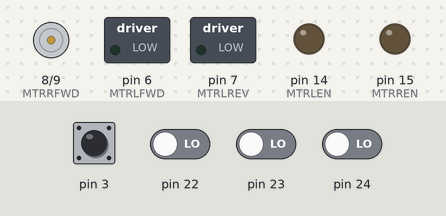
The sketch below on a simulated Arduino Mega 2560, built with avr-gcc and run on an emulated ATmega2560. Shown: motor-driver pin pairs drawn as motors (green arrow = first pin HIGH = forward, orange = second pin HIGH = backward, longer = more drive), switched loads named in the sketch (green lamp = pin HIGH), output pins drawn as LEDs (lit = HIGH). The inputs (shaded band) are chosen by the test bench; at power-on: pin 3, pin 22–24 LOW.

Above: at 1.2 s.
1.3 s: pin 3 driven HIGH
At 1.9 s:
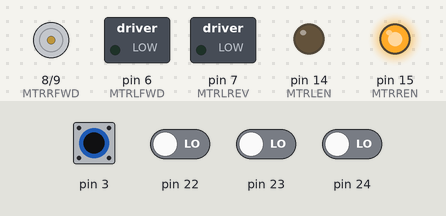
2.8 s: pin 3 pulsed LOW 5 times (0.12 s each, 0.3 s apart)
Timing chart, 0 to 5.8 s (numbered marks = the images above; inputs shaded):
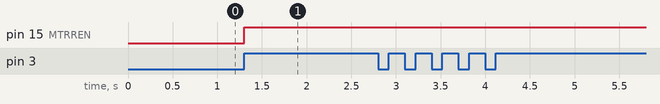

Measured:
- after the input at 1.3 s, pin 15 (MTRREN): LOW → HIGH at once

The sketch:

swarmbot.ino
```cpp
#include <TimerOne.h>

// Motor constants

// THESE ONES ARE PINS
#define MTRLFWD 6
#define MTRLREV 7
#define MTRRFWD 8
#define MTRRREV 9
#define MTRLEN 14
#define MTRREN 15

// JUST CONSTANTS
#define STOPPED 0
#define FORWARD 1
#define ROTATEL 2
#define ROTATER 3
#define FSWINGR 4 // forward swing right
#define FSWINGL 5
#define RSWINGR 6 // reverse swing right
#define RSWINGL 7
#define REVERSE 8

#define SLOW 60
#define MEDIUM 125
#define FAST 255

// Color Sensor Constants
//Pins
//#define REDLED 6
//#define BLUELED 7

#define LIGHTSENSOR A0

//States
#define BLUESTATE 0
#define REDSTATE 1

#define DARK_THRESHOLD 200

#define DARK 0
#define RED 1
#define BLUE 2

// State Constants
#define COUNTER_LENGTH 10
#define MAX_RUNTIME 5000
//Movement Types
#define STRAIGHT 1
#define RIGHT 2
#define LEFT 3
#define HALT 6

// Collision Pads
#define PAD1 22
#define PAD2 23
#define PAD3 24
#define PAD4 25


// Color variables
int colorState;
int currentColorMeasurement, lastColorMeasurement;
int blueValue, redValue;
int lastColorReturned;

// State variables
int counter;
int state;

// Motor Functions
void setMotors(int,int);

// Color Sensor Functions
int colorValue();
void colorMeasure();

// State functions
void move(int state);
int checkstate(int state);

// Collision variables
int collisionTimer;
int collisonTimeout;
int collisionState;


void setup() {
 //motor setup
 pinMode(MTRLFWD,OUTPUT);
 pinMode(MTRRFWD,OUTPUT);
 pinMode(MTRLREV,OUTPUT);
 pinMode(MTRRREV,OUTPUT);
 pinMode(MTRLEN,OUTPUT);
 pinMode(MTRREN,OUTPUT);
 digitalWrite(MTRLEN, LOW);
 digitalWrite(MTRREN, LOW);

 //Color Sensor Setup
 //pinMode(REDLED,OUTPUT);
 //pinMode(BLUELED,OUTPUT);

 //digitalWrite(REDLED, HIGH);
 //digitalWrite(BLUELED,LOW);

 //colorState = REDSTATE;

 //lastColorMeasurement = DARK;
 //lastColorReturned = DARK;

 //Interrupt Setup
 //Timer1.initialize(15000); //25 milliseconds
 //Timer1.attachInterrupt(colorMeasure);
 state = FORWARD;

 // Collision setup
 attachInterrupt(1,collision, RISING);
 collisionTimer = 0;
 collisonTimeout = 0;
}

void loop() {
 // While not in the halting state, update the state with the sensors
 // then move according to state
 //int color = colorValue();
 if (millis() > MAX_RUNTIME)
   state = HALT;
 switch (state) {
   // case FORWARD:
   //   setMotors(FORWARD,SLOW);
   //   if (color == BLUE) {
   //     state = RIGHT;
   //   }
   //   break;
   // case RIGHT:
   //   setMotors(FSWINGR,SLOW);
   //   if (color == DARK) {
   //     state = LEFT;
   //   }
   //   break;
   // case LEFT:
   //   setMotors(FSWINGL,SLOW);
   //   if (color == BLUE) {
   //     state = RIGHT;
   //   }
   //   break;
   default:
     setMotors(STOPPED,SLOW);
     break;
 }
 //State Architecture
 /*
 while (state != HALT){
   state = checkstate(state);
   move(state);
 }
 */


 /*
 //Challenge 1
 setMotors(FORWARD,MEDIUM);
 while (colorValue() != RED);
 setMotors(REVERSE,MEDIUM);
 delay(1000);
 setMotors(STOPPED,FAST);
 while(1);

 */
 /*
 //Challenge 2
 if (colorValue() == RED)
   setMotors(FORWARD,SLOW);
 else if (colorValue() == BLUE)
   setMOtors(STOPPED,SLOW);
 */

}

// Take color measurement
// void colorMeasure() {
//  if (colorState == BLUESTATE) {
//    lastColorMeasurement = currentColorMeasurement;
//    blueValue = analogRead(LIGHTSENSOR);
//    //Serial.print("Blue Reading: ");
//    //Serial.print(blueValue);
//    //Serial.println("");
//    if (blueValue < DARK_THRESHOLD && redValue < DARK_THRESHOLD) {
//      currentColorMeasurement = DARK;
//    } else if (blueValue <  redValue) {
//      currentColorMeasurement = RED;
//    } else {
//      currentColorMeasurement = BLUE;
//    }
//    digitalWrite(REDLED,HIGH);
//    digitalWrite(BLUELED,LOW);
//    colorState = REDSTATE;
//  } else {
//    redValue = analogRead(LIGHTSENSOR);
//    digitalWrite(REDLED,LOW);
//    digitalWrite(BLUELED,HIGH);

//    colorState = BLUESTATE;
//    lastColorReturned = DARK;
//  }
// }

// // Return the current color seen by the sensor
// int colorValue() {
//  if (lastColorMeasurement != currentColorMeasurement) {
//    return lastColorReturned;
//  } else if (currentColorMeasurement == RED) {
//    return (lastColorReturned = RED);
//  } else if (currentColorMeasurement == BLUE) {
//    return (lastColorReturned = BLUE);
//  } else {
//    return (currentColorMeasurement = DARK);
//  }
// }

// Set direction, velocity
void setMotors(int i, int v) {
 switch(i) {
   case FORWARD:
     analogWrite(MTRLFWD,v);
     analogWrite(MTRLREV,0);
     analogWrite(MTRRFWD,v);
     analogWrite(MTRRREV,0);
     digitalWrite(MTRREN,HIGH);
     digitalWrite(MTRLEN,HIGH);
     break;
   case ROTATEL:
     analogWrite(MTRLFWD,0);
     analogWrite(MTRLREV,v);
     analogWrite(MTRRFWD,v);
     analogWrite(MTRRREV,0);
     digitalWrite(MTRREN,HIGH);
     digitalWrite(MTRLEN,HIGH);
     break;
   case ROTATER:
     analogWrite(MTRLFWD,v);
     analogWrite(MTRLREV,0);
     analogWrite(MTRRFWD,0);
     analogWrite(MTRRREV,v);
     digitalWrite(MTRREN,HIGH);
     digitalWrite(MTRLEN,HIGH);
     break;
   case FSWINGL:
     analogWrite(MTRLFWD,0);
     analogWrite(MTRLREV,0);
     analogWrite(MTRRFWD,v);
     analogWrite(MTRRREV,0);
     digitalWrite(MTRREN,HIGH);
     digitalWrite(MTRLEN,HIGH);
     break;
   case FSWINGR:
     analogWrite(MTRLFWD,v);
     analogWrite(MTRLREV,0);
     analogWrite(MTRRFWD,0);
     analogWrite(MTRRREV,0);
     digitalWrite(MTRREN,HIGH);
     digitalWrite(MTRLEN,HIGH);
     break;
   case RSWINGL:
     analogWrite(MTRLFWD,0);
     analogWrite(MTRLREV,v);
     analogWrite(MTRRFWD,0);
     analogWrite(MTRRREV,0);
     digitalWrite(MTRREN,HIGH);
     digitalWrite(MTRLEN,HIGH);
     break;
   case RSWINGR:
     analogWrite(MTRLFWD,0);
     analogWrite(MTRLREV,0);
     analogWrite(MTRRFWD,0);
     analogWrite(MTRRREV,v);
     digitalWrite(MTRREN,HIGH);
     digitalWrite(MTRLEN,HIGH);
     break;
   case REVERSE:
     analogWrite(MTRLFWD,0);
     analogWrite(MTRLREV,v);
     analogWrite(MTRRFWD,0);
     analogWrite(MTRRREV,v);
     digitalWrite(MTRREN,HIGH);
     digitalWrite(MTRLEN,HIGH);
     break;
   default: //includes "STOP" case
     analogWrite(MTRLFWD,0);
     analogWrite(MTRLREV,0);
     analogWrite(MTRRFWD,0);
     analogWrite(MTRRREV,0);
     digitalWrite(MTRLEN,LOW);
     digitalWrite(MTRLEN,LOW);
     break;
 }
}
/*
// Updates the state of the machine according to the color sensor
int checkstate(int state){
 switch (state){
   // I SEE NOTHING->hunting for colors
   case HUNTING: //1
     if(colorValue() == RED){
       counter = 0;
       state = 2;
     } else if(colorValue() == BLUE){
       state = 3;
     } else{
       state = 1;
     }
     break;
   // TURN RIGHT THEN HALT
   case FOUND_RED: //2
     if(counter < COUNTER_LENGTH){
       state = 2;
       counter++;
     }else{
       state = HALT;
     }
     break;

   // FOUND BLUE
   case FOUND_BLUE: //3
     if(colorValue() == BLUE){
       state = 3;
     } else if(colorValue() == RED){
       counter = 0;
       state = 2;
     } else {
       counter = 0;
       state = 4;
     }

   // JUST LOST BLUE, TURNING LEFT
   case 4:
     if(colorValue() == BLUE){
       state = 3;
     } else if(colorValue() == RED){
       counter = 0;
       state = 2;
     }else if(counter < COUNTER_LENGTH){
       counter ++;
       state = 4;
     }else{
       counter = 0;
       state = 5;
     }
     break;

   // Failed to find blue turning left, turning right instead
   case 5:
     if(colorValue() == BLUE){
       state = 3;
     }else if(colorValue() == RED){
       counter = 0;
       state = 2;
     } else if(counter < COUNTER_LENGTH * 2){
       counter ++;
       state = 5;
     }else{
       state = HALT;
     }
     break;

   // Halting case
   case default:
     state = HALT;
 }

 return state;
}

// Moves the swarmbot according to the state
void move(int state){
 switch{
   case 1:
     setMotors(FORWARD,FAST);
     break;

   case 2:
     setMotors(ROTATER,FAST);
     break;

   case 3:
     setMotors(FORWARD, SLOW);
     break;

   case 4:
     setMotors(ROTATEL, SLOW);
     break;

   case 5:
     setMotors(ROTATER,SLOW);
     break;

   case default:
     setMotors(STOPPED, 0);
 }
}
*/

void collision(){
  collisionState = checkPads();
  //communicateCollision();
  if(checkLastCollision){
    collisionTimer = millis();
    reposition();
  }
}

int checkPads(){
  for (int i = PAD1; i < PAD4; i++)
  {
    if(digitalRead(i) == HIGH){
      return i;
    }
  }
  return 0;
}

bool checkLastCollision(){
  // checks to see if it's been enough time since the last collision
  if(millis() > collisionTimer + collisonTimeout){
   return true;
  } else{
    return false;
  }
}

void communicateCollision(){
  // Say where you were hit
}

void reposition(){
  // reposition according to pad that was hit, and the last time you were hit
  // ACTUALLY MOVE ACCORDINGLY

  switch(collisionState){
    case PAD1:
      setMotors(REVERSE,MEDIUM);
      delay(5000);
      setMotors(ROTATER,MEDIUM);
      break;
    case PAD2:
      setMotors(REVERSE, MEDIUM);
      delay(5000);
      setMotors(FSWINGR, MEDIUM);
      break;
    case PAD3:
      setMotors(REVERSE, MEDIUM);
      delay(5000);
      setMotors(ROTATEL, MEDIUM);
      break;
    case PAD4:
      setMotors(REVERSE, MEDIUM);
      delay(5000);
      setMotors(FSWINGR, MEDIUM);
      break;
    default:
      setMotors(FSWINGL, MEDIUM);
      break;
  }
}
```
